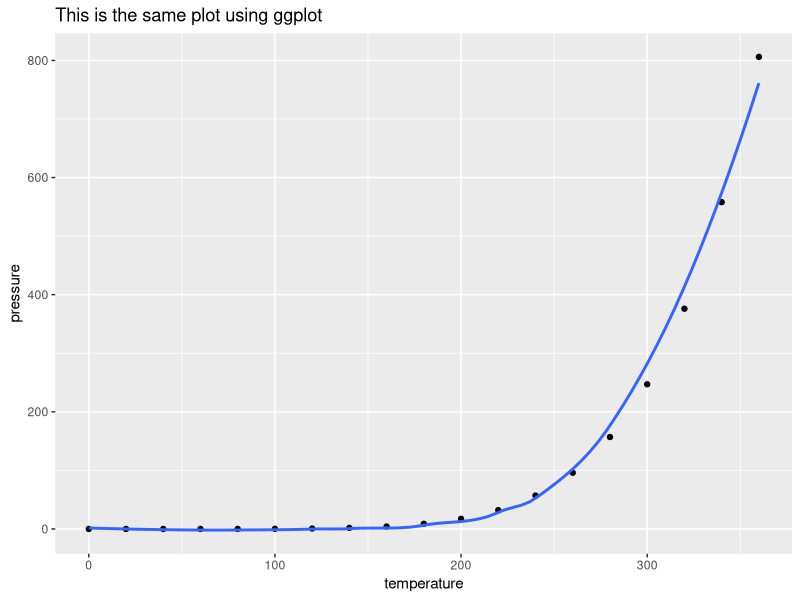
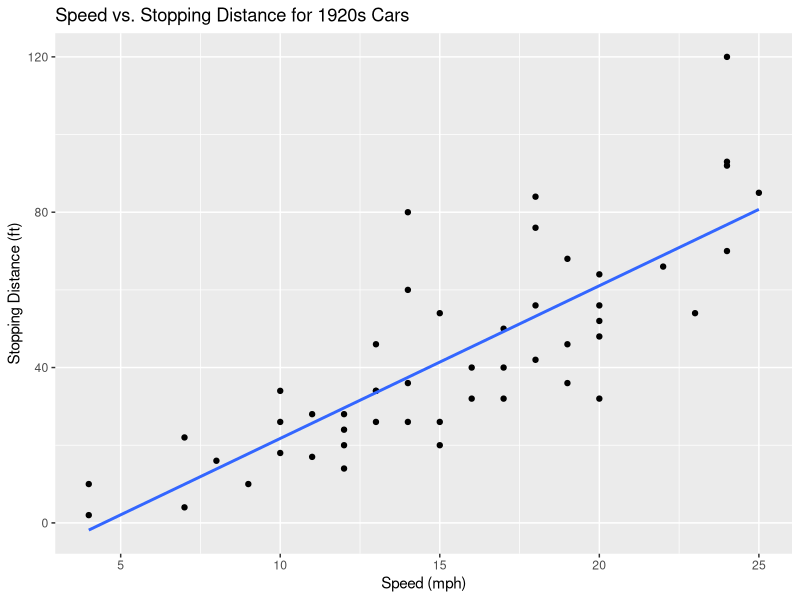

These figures' R source, in order:
## ---- chunk 1
knitr::opts_chunk$set(echo = TRUE)

library(tidyverse)
## ---- chunk 2
glimpse(cars)

summary(cars)
## ---- chunk 3
ggplot(data = pressure, aes(x = temperature, y = pressure)) + geom_point() + geom_smooth(se = FALSE) + labs(title = "This is the same plot using ggplot")
## ---- chunk 4
ggplot(cars, aes(x = speed, y = dist)) + geom_point() + labs(x = "Speed (mph)", y = "Stopping Distance (ft)", title = "Speed vs. Stopping Distance for 1920s Cars") + geom_smooth(method = "lm", se = FALSE)
